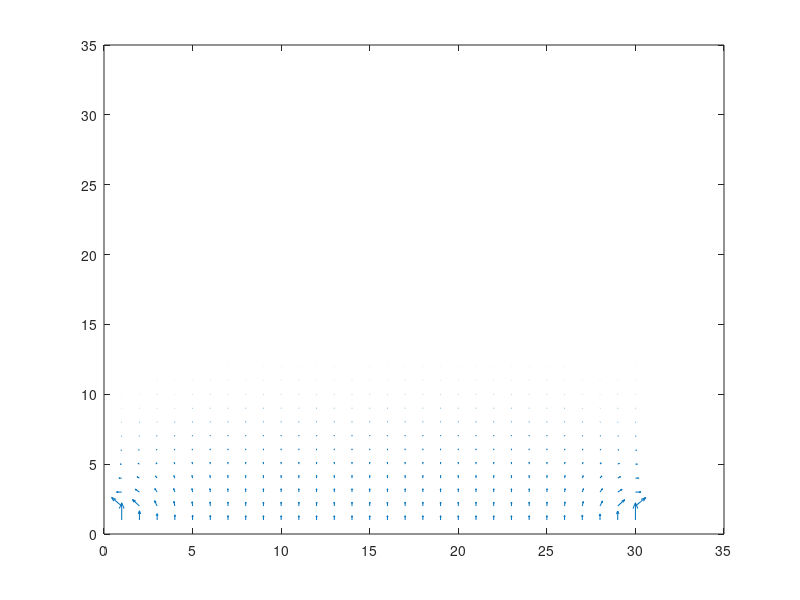

MATLAB code to generate this figure:
close all; clear all; clc;

v_now = zeros(30,30);

v_prev = zeros(30,30);
v_now(1,:) = 10;
imagesc(v_now);colorbar;
iter = 0;
while iter < 10
    for i=2:1:29
    for j = 2:1:29
      v_now(i,j) = (v_now(i+1,j)+ v_now(i-1,j) + v_now(i, j+1)+v_now(i, j-1))/4;
    endfor
  endfor
  iter = iter + 1;
  pcolor(v_now);
  shading('interp');
  colormap('jet');
  colorbar;
  title(iter);
  pause(0.1);
end
[ex,ey] = gradient(v_now);
quiver(-ex,-ey);
waitfor(gcf);